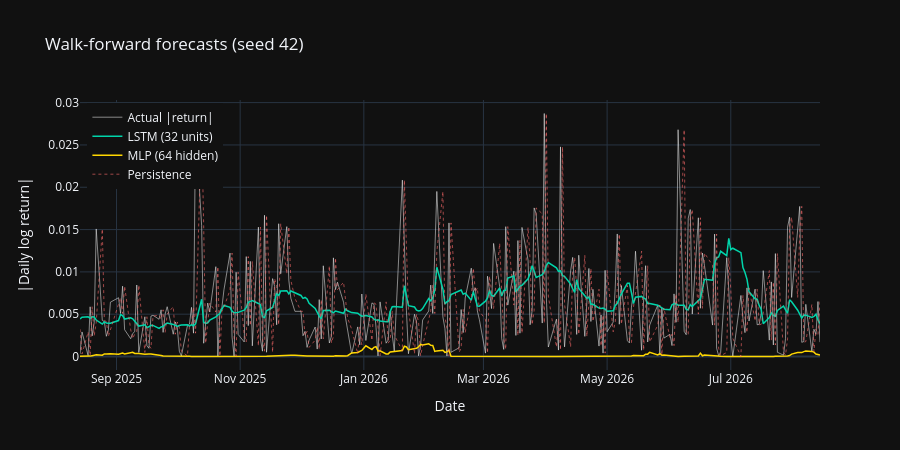

The notebook cell saved with this chart:
### Markdown cell above
### Forecast comparison

### Code cell
fig = go.Figure()
fig.add_trace(go.Scatter(x=pred_dates, y=actual, name='Actual |return|',
                         mode='lines', line=dict(color='white', width=1),
                         opacity=0.5))
fig.add_trace(go.Scatter(x=pred_dates, y=lstm_forecasts,
                         name=f'LSTM ({LSTM_UNITS} units)', mode='lines',
                         line=dict(color='#00d4aa', width=1.5)))
fig.add_trace(go.Scatter(x=pred_dates, y=mlp_forecasts,
                         name=f'MLP ({MLP_HIDDEN} hidden)', mode='lines',
                         line=dict(color='#ffd700', width=1.5)))
fig.add_trace(go.Scatter(x=pred_dates, y=persistence, name='Persistence',
                         mode='lines',
                         line=dict(color='#ff6b6b', width=1, dash='dot'),
                         opacity=0.6))
fig.update_layout(
    template='plotly_dark',
    title=f'Walk-forward forecasts (seed {SEED})',
    xaxis_title='Date', yaxis_title='|Daily log return|', height=450,
    legend=dict(yanchor='top', y=0.99, xanchor='left', x=0.01),
)
fig.show()

### Figure 1 — Plotly figure (JSON) as saved in the notebook; plotly's stock layout.template omitted (floating-point values rounded to 4 significant figures; data arrays with more than 128 entries replaced by an {"elided": "..."} marker saying what was removed)
{"data": [{"line": {"color": "white", "width": 1}, "mode": "lines", "name": "Actual |return|", "opacity": 0.5, "type": "scatter", "x": {"elided": "252 str values"}, "y": {"elided": "252 float values"}}, {"line": {"color": "#00d4aa", "width": 1.5}, "mode": "lines", "name": "LSTM (32 units)", "type": "scatter", "x": {"elided": "252 str values"}, "y": {"elided": "252 float values"}}, {"line": {"color": "#ffd700", "width": 1.5}, "mode": "lines", "name": "MLP (64 hidden)", "type": "scatter", "x": {"elided": "252 str values"}, "y": {"elided": "252 float values"}}, {"line": {"color": "#ff6b6b", "dash": "dot", "width": 1}, "mode": "lines", "name": "Persistence", "opacity": 0.6, "type": "scatter", "x": {"elided": "252 str values"}, "y": {"elided": "252 float values"}}], "layout": {"height": 450, "legend": {"x": 0.01, "xanchor": "left", "y": 0.99, "yanchor": "top"}, "title": {"text": "Walk-forward forecasts (seed 42)"}, "xaxis": {"title": {"text": "Date"}}, "yaxis": {"title": {"text": "|Daily log return|"}}}}
